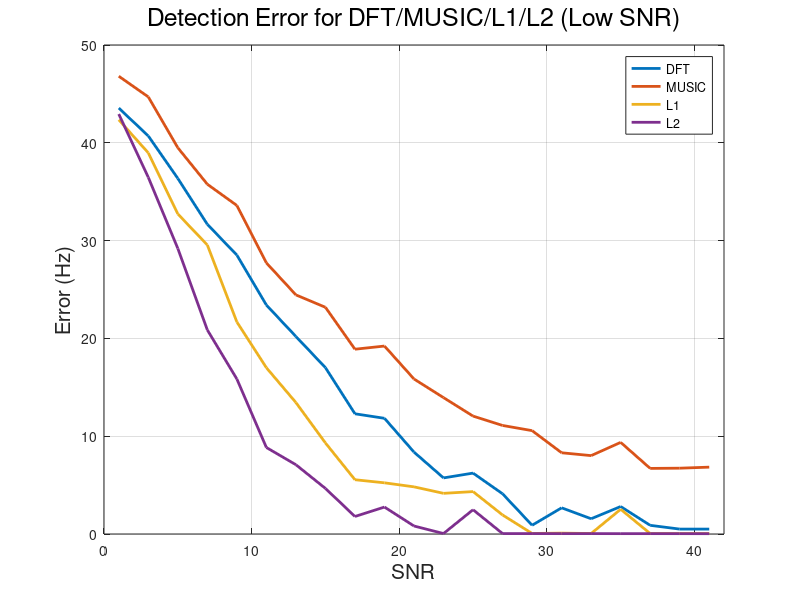

MATLAB code for this plot: (Note: this script raises an error after producing the figure.)
addpath ./matlab2tikz-matlab2tikz-816f875/src

clear all;
close all;

received_photons = linspace(1, 41, 21);

data_fft = load('./saved_data/fft.mat');
data_music = load('./saved_data/music.mat');
data_l1 = load('./saved_data/l1.mat');
data_l2 = load('./saved_data/l2.mat');

RMSE_fft    = data_fft.RMSE_fft;
RMSE_music  = data_music.RMSE_music;
RMSE_l1     = data_l1.RMSE_l1;
RMSE_l2     = data_l2.RMSE_l2;

figure(1);
plot(received_photons, RMSE_fft,'LineWidth',2);
hold on;
plot(received_photons, RMSE_music,'LineWidth',2);
hold on;
plot(received_photons, RMSE_l1,'LineWidth',2);
hold on;
plot(received_photons, RMSE_l2,'LineWidth',2);
title('Detection Error for DFT/MUSIC/L1/L2 (Low SNR)','FontSize',18,'FontWeight','normal');
xlabel('SNR','FontSize',15);
ylabel('Error (Hz)','FontSize',15);
legend('DFT','MUSIC','L1','L2');
grid on;
set(gca,'xlim',[0 42])
set(gca,'xtick',[0:10:40])
set(gca,'ylim',[0 50])
set(gca,'ytick',[0:10:50])
matlab2tikz('./plots/comparison.tex');
